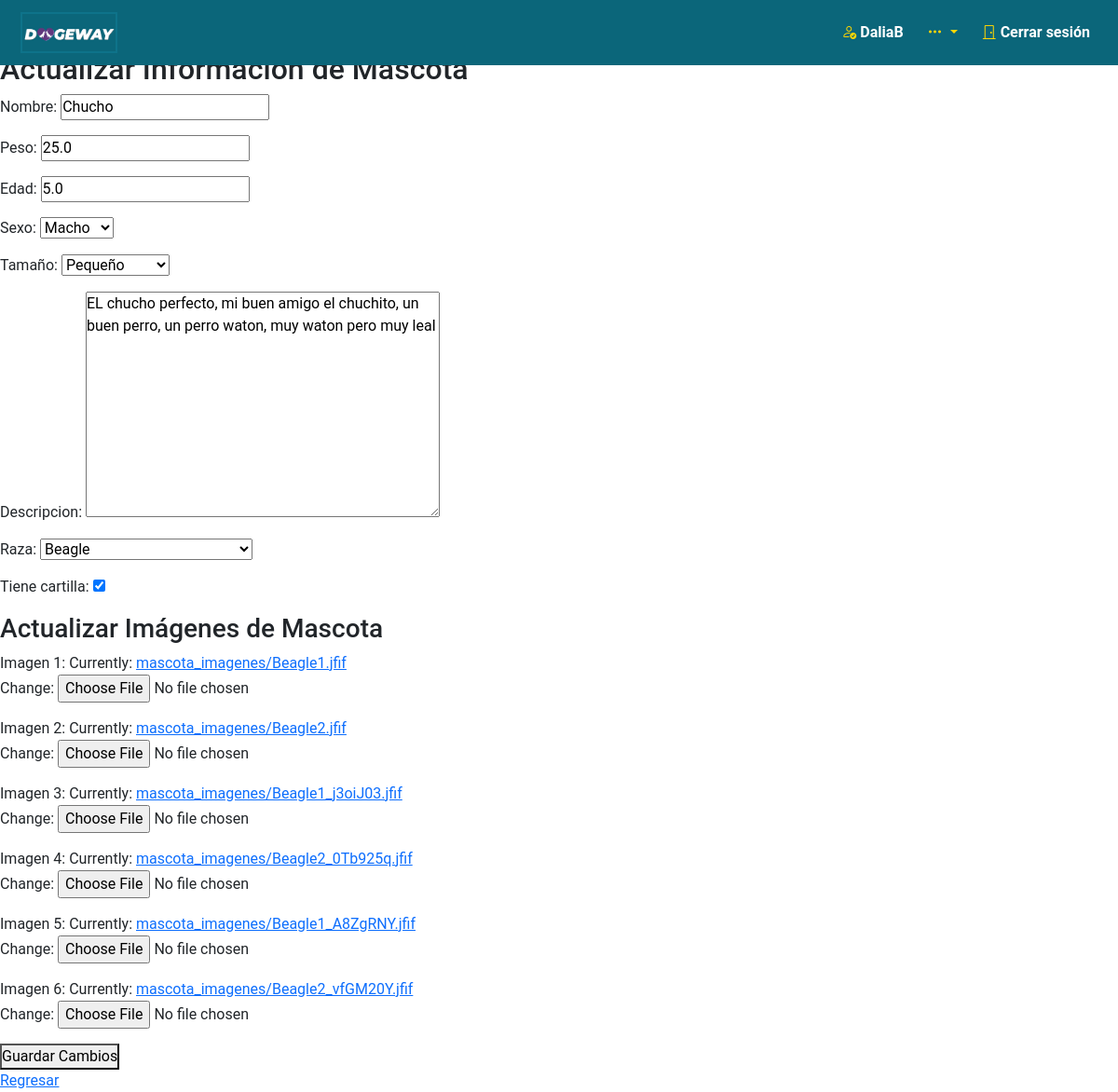
The page /editar_mascota/32/ (signed in) on the database its author committed.
### main_app/models.py (models this page shows, shortened)
class Usuario(AbstractUser):
    fotografia = models.ImageField(upload_to='usuarios/', null=True, blank=True)
    telefono = models.CharField(max_length=20)
    fecha_de_nacimiento = models.DateField()
    direccion = models.CharField(max_length=100)
    fotografia_identificacion = models.ImageField(upload_to='identificaciones/', null=True, blank=True)
    verificado = models.BooleanField(default=False)
    usuarios_bloqueados = models.ManyToManyField('self', symmetrical=False, related_name='usuarios_bloqueadores')
    groups = models.ManyToManyField('auth.Group', related_name='usuarios')
    user_permissions = models.ManyToManyField('auth.Permission', related_name='usuarios')

class Mascota(models.Model):
    dueño = models.ForeignKey(Usuario, on_delete=models.CASCADE)
    nombre = models.CharField(max_length=100)
    peso = models.FloatField(null=True, blank=True, validators=[
            MinValueValidator(5),  # El peso no puede ser menor que 0
            MaxValueValidator(150)  # El peso no puede ser mayor que 100
        ])
    edad = models.FloatField(null=True, blank=True, validators=[
            MinValueValidator(2),  # El peso no puede ser menor que 0
            MaxValueValidator(12)  # El peso no puede ser mayor que 100
        ])
    SEXO_CHOICES = (
        ('M', 'Macho'),
        ('H', 'Hembra'),
    )
    sexo = models.CharField(max_length=1, choices=SEXO_CHOICES)
    TAMAÑO_CHOICES = (
        ('XS', ' MuyPequeño'),
        ('S', 'Pequeño'),
        ('M', 'Mediano'),
        ('L', 'Grande'),
        ('XL', 'Gigante'),
    )
    tamaño = models.CharField(max_length=15, choices=TAMAÑO_CHOICES)
    descripcion = models.TextField()
    RAZA_CHOICES = (
        ('Bulldog francés', 'Bulldog francés'),
        ('Labrador retriever', 'Labrador retriever'),
        ('Golden retriever', 'Golden retriever'),
        ('Pastor alemán', 'Pastor alemán'),
        ('Caniche', 'Caniche'),
        ('Bulldog', 'Bulldog'),
        ('Rottweiler', 'Rottweiler'),
        ('Beagle', 'Beagle'),
        ('Salchicha', 'Salchicha'),
        ('Braco alemán de pelo corto', 'Braco alemán de pelo corto'),
        ('Corgi galés de Pembroke', 'Corgi galés de Pembroke'),
        ('Pastor australiano', 'Pastor australiano'),
        ('Yorkshire terrier', 'Yorkshire terrier'),
        ('Cavalier King Charles spaniel', 'Cavalier King Charles spaniel'),
        ('Doberman pinscher', 'Doberman pinscher'),
        ('Boxer', 'Boxer'),
        ('Schnauzer miniatura', 'Schnauzer miniatura'),
        ('Cane corso', 'Cane corso'),
        ('Gran danés', 'Gran danés'),
        ('Shih Tzu', 'Shih Tzu'),
        ('Husky siberiano', 'Husky siberiano'),
        ('Chihuahua', 'Chihuahua'),  # Raza agregada
        ('Solovino', 'Solovino'),  # Raza agregada
    )
    raza = models.CharField(max_length=100, choices=RAZA_CHOICES)
    tiene_cartilla = models.BooleanField()
    adopcion = models.BooleanField(default=False)
    likes = models.ManyToManyField("self", symmetrical=False, related_name="liked_by", blank=True)
    facebook_mascota = models.URLField(blank=True, null=True)
    twitter_mascota = models.URLField(blank=True, null=True)
    instagram_mascota = models.URLField(blank=True, null=True)
    tiktok_mascota = models.URLField(blank=True, null=True)

class ImagenMascota(models.Model):
    mascota = models.OneToOneField(Mascota, on_delete=models.CASCADE)
    imagen_1 = models.ImageField(upload_to='mascota_imagenes/')
    imagen_2 = models.ImageField(upload_to='mascota_imagenes/')
    imagen_3 = models.ImageField(upload_to='mascota_imagenes/')
    imagen_4 = models.ImageField(upload_to='mascota_imagenes/')
    imagen_5 = models.ImageField(upload_to='mascota_imagenes/')
    imagen_6 = models.ImageField(upload_to='mascota_imagenes/')

### main_app/views.py (the view)
# urls.py: path('editar_mascota/<int:mascota_id>/', views.ActualizarInformacionMascota, name='editar_mascota'),
@login_required
def ActualizarInformacionMascota(request, mascota_id):
    mascota = get_object_or_404(Mascota, pk=mascota_id, dueño=request.user)
    if request.method == 'POST':
        mascota_form = MascotaEditForm(request.POST, instance=mascota)
        imagen_form = ImagenMascotaForm(request.POST, request.FILES, instance=getattr(mascota, 'imagenmascota', None))
        if mascota_form.is_valid() and imagen_form.is_valid():
            mascota_form.save()
            imagen = imagen_form.save(commit=False)
            if hasattr(mascota, 'imagenmascota') and mascota.imagenmascota:
                imagen.mascota = mascota
            imagen.save()
            messages.success(request, 'Mascota actualizada exitosamente.')
            return redirect('ver_detalle_mascota', mascota_id=mascota_id)
    else:
        mascota_form = MascotaEditForm(instance=mascota)
        try:
            imagen_form = ImagenMascotaForm(instance=mascota.imagenmascota)
        except ObjectDoesNotExist:
            return redirect(reverse('subir_imagenes_mascota', kwargs={'mascota_id': mascota_id}))
    return render(request, 'mascota_actualizar.html', {'mascota_form': mascota_form, 'imagen_form': imagen_form, 'mascota': mascota})

### main_app/forms.py (shortened to what this page needs)
class MascotaEditForm(forms.ModelForm):
    class Meta:
        model = Mascota
        fields = ['nombre', 'peso', 'edad', 'sexo', 'tamaño', 'descripcion', 'raza', 'tiene_cartilla']

class ImagenMascotaForm(forms.ModelForm):
    class Meta:
        model = ImagenMascota
        fields = ['imagen_1', 'imagen_2', 'imagen_3', 'imagen_4', 'imagen_5', 'imagen_6']
    def __init__(self, *args, **kwargs):
        super(ImagenMascotaForm, self).__init__(*args, **kwargs)
        self.fields['imagen_1'].required = False
        self.fields['imagen_2'].required = False
        self.fields['imagen_3'].required = False
        self.fields['imagen_4'].required = False
        self.fields['imagen_5'].required = False
        self.fields['imagen_6'].required = False

### main_app/templates/mascota_actualizar.html (shortened to what this page needs)
{% extends "layouts/base.html" %}
{% load static %}
{% block estilos_adicionales %}
<link rel="stylesheet" href="{% static 'css/mascota_actualizar.css' %}">
{% endblock %}
{% block content %}
  <h2>Actualizar Información de Mascota</h2>
  <form method="post" enctype="multipart/form-data">
    <div class="mascota-form">
      {{ mascota_form.as_p }}
    </div>
    <h3>Actualizar Imágenes de Mascota</h3>
    <form method="post" enctype="multipart/form-data">
      <div class="imagen-form">
        {{ imagen_form.as_p }}
      </div>
      <button type="submit">Guardar Cambios</button>
    </form>
  </form>
  <a href="{% url 'ver_detalle_mascota' mascota.id %}">Regresar</a>
{% endblock %}

### main_app/templates/layouts/base.html (shortened to what this page needs)
<!DOCTYPE html>
<html lang="en">
<head>
    {% load static %}
    <link href="https://cdn.jsdelivr.net/npm/bootstrap@5.3.2/dist/css/bootstrap.min.css" rel="stylesheet">
    <link rel="stylesheet" href="https://cdn.jsdelivr.net/npm/bootstrap-icons@1.11.2/font/bootstrap-icons.min.css">
    <link rel="stylesheet" href="{% static 'css/base.css' %}">
    {% block estilos_adicionales %}{% endblock %}
</head>
<body>
    <header>
        <nav class="navbar navbar-expand-lg" style="background-color: #0B667A;">
            <div class="container-fluid">
                <a class="navbar-brand" id="imagen" href="{% url 'home' %}">
                    <img src="{% static 'imagenes/LOGO.png' %}" alt="Dogeway Logo" class="navbar-logo">
                </a>
                <div class="collapse navbar-collapse" id="navbarSupportedContent">
                    <ul class="navbar-nav mb-2 mb-lg-0 ms-auto">
                        {% if user.is_authenticated%}
                            <li class="nav-item" id="NombreUsuario">
                                <a class="nav-link">
                                    {% if user.verificado %}
                                    <i class="bi bi-person-check" style="color: gold;"></i>
                                    {% endif %}
                                    {{ user.username }}
                                </a>
                            </li>
                            <li class="nav-item">
                                <div class="dropdown">
                                    <a class="nav-link dropdown-toggle" href="#" role="button" id="dropdownMenuLink" data-bs-toggle="dropdown" aria-expanded="false" style="color: gold;">
                                        <i class="bi bi-three-dots" style="color: gold;"></i>
                                    </a>
                                </div>
                            </li>
                            <li class="nav-item">
                                <a class="nav-link" href="{% url 'logout' %}?next={% url 'home' %}">
                                    <i class="bi bi-door-closed" style="color: gold;"></i> Cerrar sesión
                                </a>
                            </li>
                        {% else %}
                            <li class="nav-item">
                                <a class="nav-link login-signup" href="{% url 'login' %}">Iniciar sesión</a>
                            </li>
                        {% endif %}
                    </ul>
                </div>
            </div>
        </nav>
    </header>
    <div class="content">
        {% block content %}{% endblock %}
    </div>
</body>
</html>

### main_app/static/css/base.css (style rules this page uses)
* { margin: 0; padding: 0; box-sizing: border-box; text-decoration: none; font-family: 'Roboto', sans-serif; }
body { margin-top: 55px; }
header { background-color: #0B667A; position: fixed; top: 0; left: 0; width: 100%; padding: 5px 10px; z-index: 100; }
header nav { display: flex; align-items: center; justify-content: space-between; font-weight: bold; padding-top: 5px; padding-bottom: 5px; padding-left: 3%; padding-right: 1%; }
header .navbar-logo { width: 100px; }
#imagen { background-color: transparent; border: 2px double #0e738a; }
header nav ul { display: flex; list-style: none; margin: 0; padding: 0; }
header nav ul li { margin-left: 10px; }
header nav ul li a { color: white; font-size: 16px; text-decoration: none; padding: 10px; }
header { padding: 5px 10px; }
header nav ul { display: flex; list-style: none; margin: 0; padding: 0; justify-content: flex-end; }
.nav-link { color: white; }

### rows shown on the page
Usuario: username "DaliaB"
Mascota: nombre "Chucho", peso "25.0", edad "5.0", sexo "Macho", tamaño "Pequeño", descripcion "EL chucho perfecto, mi buen amigo el chuchito, un buen perro, un perro waton, muy waton pero muy leal", raza "Beagle", tiene_cartilla "☑"
